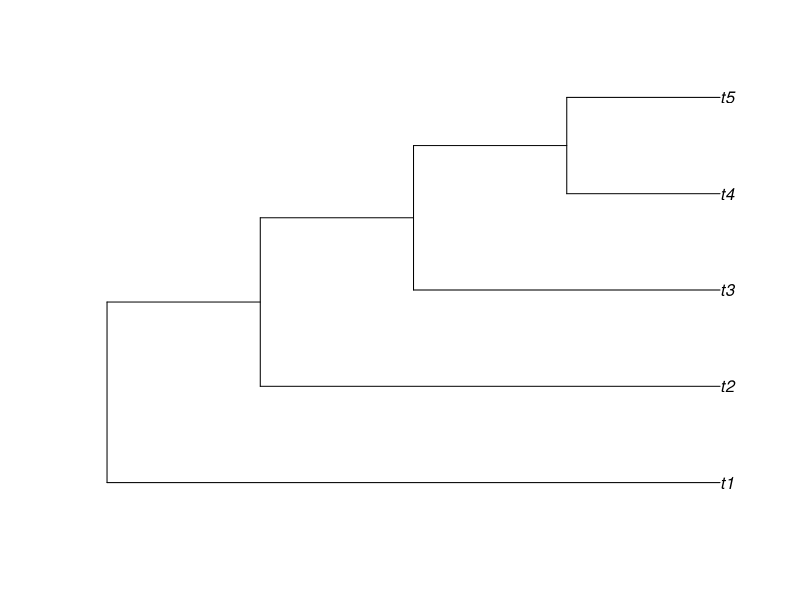
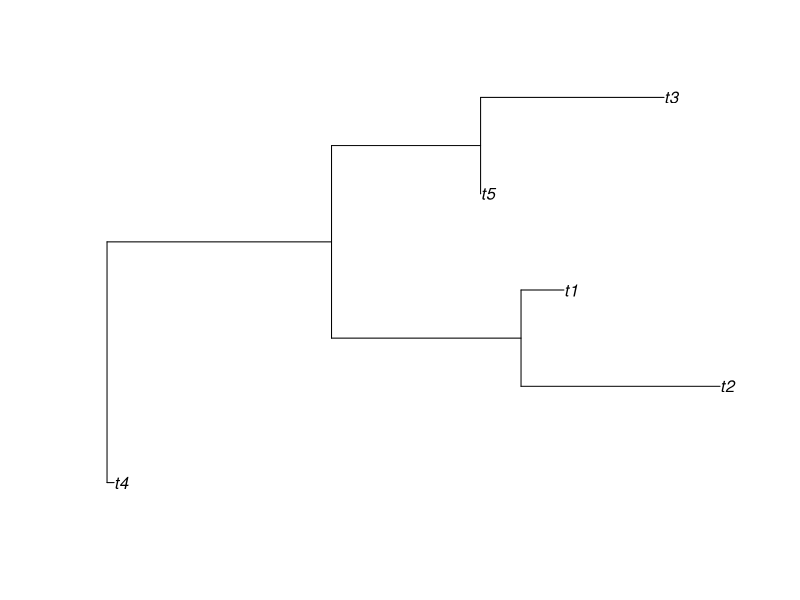
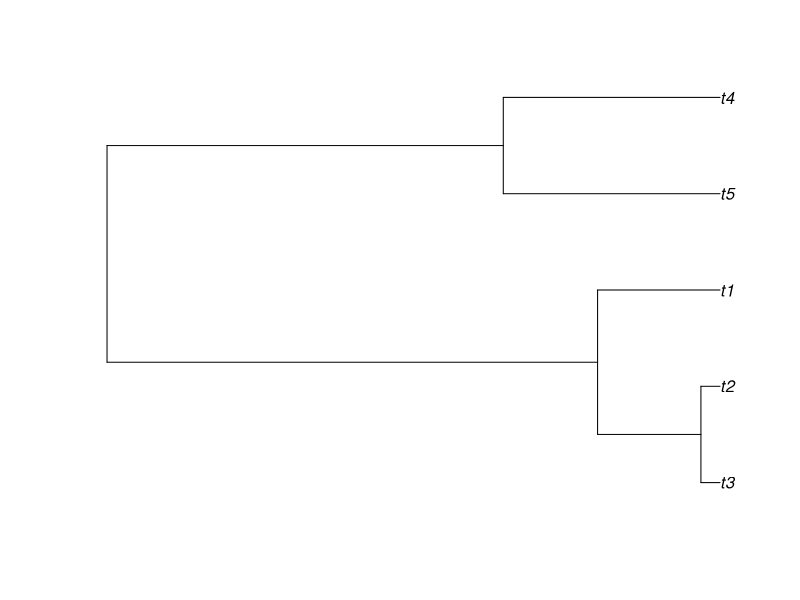
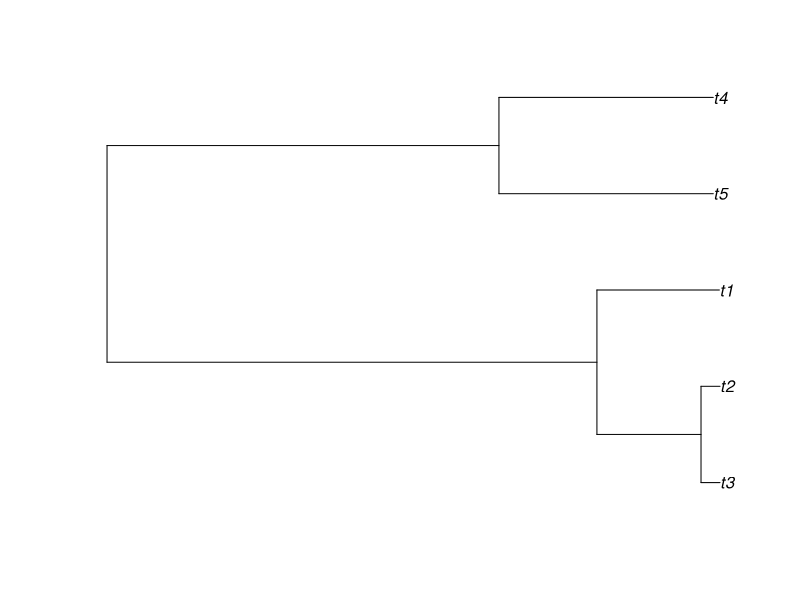
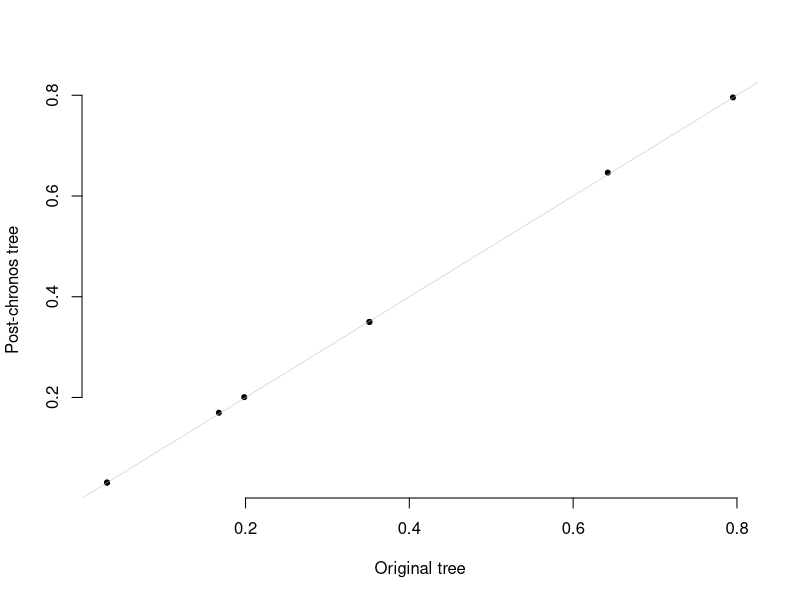

The R script that drew these images, in order:
## ---- chunk 1
set.seed(1859)
library(ape)
phy <- ape::stree(5, type="left")
plot(phy)
## ---- chunk 2
ape::print.phylo(phy)
## ---- chunk 3
phy <- ape::rtree(5)
plot(phy)
print(ape::is.ultrametric(phy))
## ---- chunk 4
phy <- ape::rcoal(5)
plot(phy)
print(ape::is.ultrametric(phy))
## ---- chunk 5
phy2 <- ape::read.tree(text=write.tree(phy, digits=2))
plot(phy2)
print(ape::is.ultrametric(phy2))
## ---- chunk 6
phy3 <- ape::chronoMPL(phy2)
print(ape::is.ultrametric(phy3))
## ---- chunk 7
plot(phy$edge.length, phy3$edge.length, xlab="Original tree", ylab="Post-chronos tree", pch=20, bty="n")
abline(a=0, b=1, col="gray", lwd=0.5)
